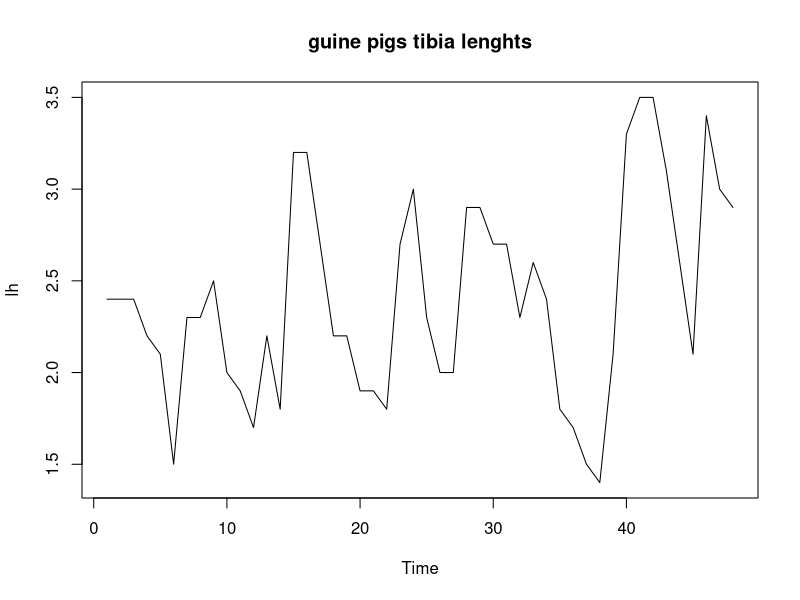

Generate this figure with R:
#load necessary data
install.packages(c("tseries","zoo"))
library(tseries)
library(zoo)
#load in dataset 
data("lh")

#1.visiual inspection
plot(lh, main="guine pigs tibia lenghts")

#2.summary stats
summary(lh)

#3.adf test
adf_test <-adf.test(lh)
print(adf_test)
